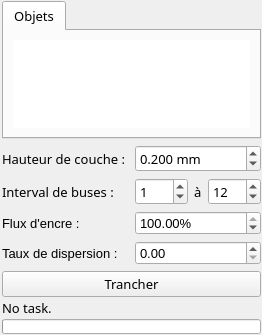
         <widget class="QFrame" name="frame">
          <property name="maximumSize">
           <size>
            <width>276</width>
            <height>16777215</height>
           </size>
          </property>
          <property name="font">
           <font>
            <pointsize>10</pointsize>
           </font>
          </property>
          <layout class="QVBoxLayout" name="verticalLayout_3">
           <property name="sizeConstraint">
            <enum>QLayout::SetDefaultConstraint</enum>
           </property>
           <property name="leftMargin">
            <number>2</number>
           </property>
           <property name="topMargin">
            <number>1</number>
           </property>
           <property name="rightMargin">
            <number>1</number>
           </property>
           <property name="bottomMargin">
            <number>1</number>
           </property>
           <item>
            <widget class="QTabWidget" name="tabWidget_2">
             <property name="sizePolicy">
              <sizepolicy hsizetype="MinimumExpanding" vsizetype="MinimumExpanding">
               <horstretch>0</horstretch>
               <verstretch>0</verstretch>
              </sizepolicy>
             </property>
             <property name="minimumSize">
              <size>
               <width>259</width>
               <height>116</height>
              </size>
             </property>
             <property name="maximumSize">
              <size>
               <width>5345646</width>
               <height>16777215</height>
              </size>
             </property>
             <property name="font">
              <font>
               <family>Century Gothic</family>
               <pointsize>10</pointsize>
              </font>
             </property>
             <property name="currentIndex">
              <number>0</number>
             </property>
             <property name="elideMode">
              <enum>Qt::ElideNone</enum>
             </property>
             <property name="documentMode">
              <bool>false</bool>
             </property>
             <widget class="QWidget" name="tab">
              <attribute name="title">
               <string>Objets</string>
              </attribute>
              <layout class="QVBoxLayout" name="verticalLayout_15">
               <item>
                <widget class="QListWidget" name="listWidget">
                 <property name="sizePolicy">
                  <sizepolicy hsizetype="Expanding" vsizetype="Expanding">
                   <horstretch>0</horstretch>
                   <verstretch>0</verstretch>
                  </sizepolicy>
                 </property>
                 <property name="minimumSize">
                  <size>
                   <width>0</width>
                   <height>24</height>
                  </size>
                 </property>
                 <property name="maximumSize">
                  <size>
                   <width>16777215</width>
                   <height>16777215</height>
                  </size>
                 </property>
                 <property name="font">
                  <font>
                   <family>Century Gothic</family>
                   <pointsize>10</pointsize>
                  </font>
                 </property>
                 <property name="frameShape">
                  <enum>QFrame::NoFrame</enum>
                 </property>
                 <property name="frameShadow">
                  <enum>QFrame::Plain</enum>
                 </property>
                 <property name="midLineWidth">
                  <number>0</number>
                 </property>
                 <property name="verticalScrollBarPolicy">
                  <enum>Qt::ScrollBarAsNeeded</enum>
                 </property>
                 <property name="horizontalScrollBarPolicy">
                  <enum>Qt::ScrollBarAsNeeded</enum>
                 </property>
                 <property name="sizeAdjustPolicy">
                  <enum>QAbstractScrollArea::AdjustToContentsOnFirstShow</enum>
                 </property>
                 <property name="autoScroll">
                  <bool>false</bool>
                 </property>
                 <property name="autoScrollMargin">
                  <number>64</number>
                 </property>
                 <property name="alternatingRowColors">
                  <bool>true</bool>
                 </property>
                 <property name="selectionBehavior">
                  <enum>QAbstractItemView::SelectRows</enum>
                 </property>
                 <property name="textElideMode">
                  <enum>Qt::ElideNone</enum>
                 </property>
                 <property name="isWrapping" stdset="0">
                  <bool>false</bool>
                 </property>
                 <property name="resizeMode">
                  <enum>QListView::Adjust</enum>
                 </property>
                 <property name="uniformItemSizes">
                  <bool>true</bool>
                 </property>
                 <property name="wordWrap">
                  <bool>true</bool>
                 </property>
                 <property name="selectionRectVisible">
                  <bool>true</bool>
                 </property>
                </widget>
               </item>
              </layout>
             </widget>
            </widget>
           </item>
           <item>
            <layout class="QGridLayout" name="gridLayout">
             <property name="topMargin">
              <number>0</number>
             </property>
             <item row="0" column="0">
              <widget class="QLabel" name="label">
               <property name="sizePolicy">
                <sizepolicy hsizetype="Expanding" vsizetype="Preferred">
                 <horstretch>0</horstretch>
                 <verstretch>0</verstretch>
                </sizepolicy>
               </property>
               <property name="maximumSize">
                <size>
                 <width>250</width>
                 <height>16777215</height>
                </size>
               </property>
               <property name="font">
                <font>
                 <family>Century Gothic</family>
                 <pointsize>10</pointsize>
                </font>
               </property>
               <property name="text">
                <string>Hauteur de couche : </string>
               </property>
              </widget>
             </item>
             <item row="0" column="1">
              <widget class="QDoubleSpinBox" name="layerHeightSpinBox">
               <property name="sizePolicy">
                <sizepolicy hsizetype="Expanding" vsizetype="Fixed">
                 <horstretch>0</horstretch>
                 <verstretch>0</verstretch>
                </sizepolicy>
               </property>
               <property name="minimumSize">
                <size>
                 <width>0</width>
                 <height>10</height>
                </size>
               </property>
               <property name="maximumSize">
                <size>
                 <width>16777215</width>
                 <height>16777215</height>
                </size>
               </property>
               <property name="font">
                <font>
                 <family>Century Gothic</family>
                 <pointsize>10</pointsize>
                </font>
               </property>
               <property name="suffix">
                <string> mm</string>
               </property>
               <property name="decimals">
                <number>3</number>
               </property>
               <property name="maximum">
                <double>2.000000000000000</double>
               </property>
               <property name="value">
                <double>0.200000000000000</double>
               </property>
              </widget>
             </item>
             <item row="1" column="0">
              <widget class="QLabel" name="label_4">
               <property name="sizePolicy">
                <sizepolicy hsizetype="Expanding" vsizetype="Preferred">
                 <horstretch>0</horstretch>
                 <verstretch>0</verstretch>
                </sizepolicy>
               </property>
               <property name="maximumSize">
                <size>
                 <width>250</width>
                 <height>16777215</height>
                </size>
               </property>
               <property name="font">
                <font>
                 <family>Century Gothic</family>
                 <pointsize>10</pointsize>
                </font>
               </property>
               <property name="text">
                <string>Interval de buses : </string>
               </property>
              </widget>
             </item>
             <item row="1" column="1">
              <layout class="QHBoxLayout" name="horizontalLayout_7">
               <property name="spacing">
                <number>6</number>
               </property>
               <property name="sizeConstraint">
                <enum>QLayout::SetMinimumSize</enum>
               </property>
               <property name="leftMargin">
                <number>0</number>
               </property>
               <property name="rightMargin">
                <number>0</number>
               </property>
               <item>
                <widget class="QSpinBox" name="firstNozzleSpinBox">
                 <property name="sizePolicy">
                  <sizepolicy hsizetype="MinimumExpanding" vsizetype="Fixed">
                   <horstretch>0</horstretch>
                   <verstretch>0</verstretch>
                  </sizepolicy>
                 </property>
                 <property name="maximumSize">
                  <size>
                   <width>16777215</width>
                   <height>30</height>
                  </size>
                 </property>
                 <property name="font">
                  <font>
                   <family>Century Gothic</family>
                   <pointsize>10</pointsize>
                  </font>
                 </property>
                 <property name="value">
                  <number>1</number>
                 </property>
                </widget>
               </item>
               <item alignment="Qt::AlignLeft">
                <widget class="QLabel" name="label_3">
                 <property name="sizePolicy">
                  <sizepolicy hsizetype="Expanding" vsizetype="Preferred">
                   <horstretch>0</horstretch>
                   <verstretch>0</verstretch>
                  </sizepolicy>
                 </property>
                 <property name="maximumSize">
                  <size>
                   <width>16777215</width>
                   <height>16777215</height>
                  </size>
                 </property>
                 <property name="font">
                  <font>
                   <family>Century Gothic</family>
                   <pointsize>10</pointsize>
                  </font>
                 </property>
                 <property name="text">
                  <string>à</string>
                 </property>
                </widget>
               </item>
               <item alignment="Qt::AlignLeft|Qt::AlignVCenter">
                <widget class="QSpinBox" name="lastNozzleSpinBox">
                 <property name="sizePolicy">
                  <sizepolicy hsizetype="Expanding" vsizetype="Fixed">
                   <horstretch>0</horstretch>
                   <verstretch>0</verstretch>
                  </sizepolicy>
                 </property>
                 <property name="minimumSize">
                  <size>
                   <width>53</width>
                   <height>0</height>
                  </size>
                 </property>
                 <property name="maximumSize">
                  <size>
                   <width>16777215</width>
                   <height>30</height>
                  </size>
                 </property>
                 <property name="font">
                  <font>
                   <family>Century Gothic</family>
                   <pointsize>10</pointsize>
                  </font>
                 </property>
                 <property name="value">
                  <number>12</number>
                 </property>
                </widget>
               </item>
              </layout>
             </item>
             <item row="2" column="0">
              <widget class="QLabel" name="label_5">
               <property name="sizePolicy">
                <sizepolicy hsizetype="Expanding" vsizetype="Preferred">
                 <horstretch>0</horstretch>
                 <verstretch>0</verstretch>
                </sizepolicy>
               </property>
               <property name="text">
                <string>Flux d'encre : </string>
               </property>
              </widget>
             </item>
             <item row="2" column="1">
              <widget class="QDoubleSpinBox" name="InkFlowSpinBox">
               <property name="sizePolicy">
                <sizepolicy hsizetype="Expanding" vsizetype="Fixed">
                 <horstretch>0</horstretch>
                 <verstretch>0</verstretch>
                </sizepolicy>
               </property>
               <property name="minimumSize">
                <size>
                 <width>0</width>
                 <height>0</height>
                </size>
               </property>
               <property name="suffix">
                <string>%</string>
               </property>
               <property name="maximum">
                <double>100.000000000000000</double>
               </property>
               <property name="value">
                <double>100.000000000000000</double>
               </property>
              </widget>
             </item>
             <item row="3" column="0">
              <widget class="QLabel" name="label_2">
               <property name="sizePolicy">
                <sizepolicy hsizetype="Expanding" vsizetype="Preferred">
                 <horstretch>0</horstretch>
                 <verstretch>0</verstretch>
                </sizepolicy>
               </property>
               <property name="text">
                <string>Taux de dispersion : </string>
               </property>
              </widget>
             </item>
             <item row="3" column="1">
              <widget class="QDoubleSpinBox" name="SpreadRateSpinBox">
               <property name="sizePolicy">
                <sizepolicy hsizetype="Expanding" vsizetype="Fixed">
                 <horstretch>0</horstretch>
                 <verstretch>0</verstretch>
                </sizepolicy>
               </property>
               <property name="minimumSize">
                <size>
                 <width>0</width>
                 <height>0</height>
                </size>
               </property>
              </widget>
             </item>
            </layout>
           </item>
           <item>
            <widget class="QPushButton" name="sliceButton">
             <property name="sizePolicy">
              <sizepolicy hsizetype="Expanding" vsizetype="Fixed">
               <horstretch>0</horstretch>
               <verstretch>0</verstretch>
              </sizepolicy>
             </property>
             <property name="minimumSize">
              <size>
               <width>249</width>
               <height>0</height>
              </size>
             </property>
             <property name="maximumSize">
              <size>
               <width>6545646</width>
               <height>16777215</height>
              </size>
             </property>
             <property name="font">
              <font>
               <family>Century Gothic</family>
               <pointsize>10</pointsize>
              </font>
             </property>
             <property name="text">
              <string>Trancher</string>
             </property>
             <property name="icon">
              <iconset resource="../build-Powd3r-Desktop_Qt_5_11_2_MinGW_32bit-Debug/debug/qmake_qmake_immediate.qrc">
               <normaloff>:/ressources/slice.png</normaloff>:/ressources/slice.png</iconset>
             </property>
             <property name="iconSize">
              <size>
               <width>32</width>
               <height>32</height>
              </size>
             </property>
             <property name="checkable">
              <bool>false</bool>
             </property>
            </widget>
           </item>
           <item>
            <layout class="QVBoxLayout" name="verticalLayout_6">
             <property name="topMargin">
              <number>0</number>
             </property>
             <item>
              <widget class="QLabel" name="progressLabel">
               <property name="sizePolicy">
                <sizepolicy hsizetype="MinimumExpanding" vsizetype="Minimum">
                 <horstretch>0</horstretch>
                 <verstretch>0</verstretch>
                </sizepolicy>
               </property>
               <property name="minimumSize">
                <size>
                 <width>0</width>
                 <height>10</height>
                </size>
               </property>
               <property name="maximumSize">
                <size>
                 <width>16777215</width>
                 <height>10</height>
                </size>
               </property>
               <property name="font">
                <font>
                 <family>Century Gothic</family>
                 <pointsize>10</pointsize>
                </font>
               </property>
               <property name="frameShape">
                <enum>QFrame::NoFrame</enum>
               </property>
               <property name="text">
                <string>No task.</string>
               </property>
              </widget>
             </item>
             <item>
              <widget class="QProgressBar" name="progressBar">
               <property name="sizePolicy">
                <sizepolicy hsizetype="MinimumExpanding" vsizetype="Minimum">
                 <horstretch>0</horstretch>
                 <verstretch>0</verstretch>
                </sizepolicy>
               </property>
               <property name="minimumSize">
                <size>
                 <width>252</width>
                 <height>15</height>
                </size>
               </property>
               <property name="maximumSize">
                <size>
                 <width>3262600</width>
                 <height>15</height>
                </size>
               </property>
               <property name="font">
                <font>
                 <family>Century Gothic</family>
                 <pointsize>10</pointsize>
                </font>
               </property>
               <property name="value">
                <number>0</number>
               </property>
               <property name="alignment">
                <set>Qt::AlignBottom|Qt::AlignLeading|Qt::AlignLeft</set>
               </property>
               <property name="textVisible">
                <bool>false</bool>
               </property>
               <property name="invertedAppearance">
                <bool>false</bool>
               </property>
              </widget>
             </item>
            </layout>
           </item>
          </layout>
         </widget>
